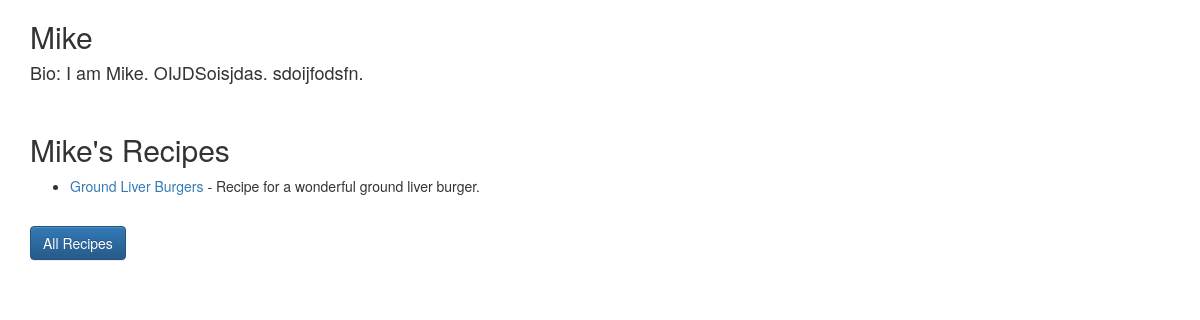
The app's page /author/2/, older data.
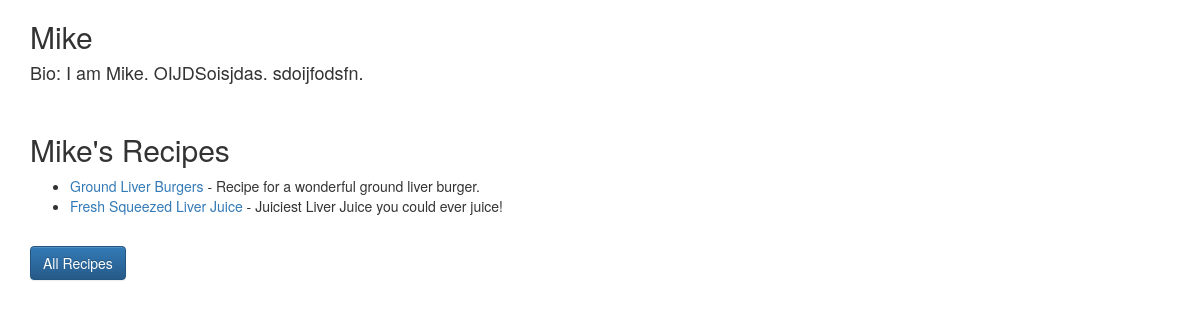
The same page, newer data.
### homepage/models.py (models this page shows, shortened)
class Author(models.Model):
    name = models.CharField(max_length=80)
    bio = models.TextField()

class Recipe(models.Model):
    title = models.CharField(max_length=50)
    author = models.ForeignKey(Author, on_delete=models.CASCADE)
    description = models.TextField()
    time_required = models.CharField(max_length=50)
    instructions = models.TextField()

### homepage/views.py (the view)
# urls.py: path('author/<int:author_id>/', author_detail),
def author_detail(request, author_id):
    selected_author = Author.objects.filter(id=author_id).first()
    author_recipes = Recipe.objects.filter(author=selected_author)
    return render(request, "author_detail.html", {"author": selected_author, "recipes": author_recipes})

### templates/author_detail.html (shortened to what this page needs)
<link rel="stylesheet" href="https://maxcdn.bootstrapcdn.com/bootstrap/3.3.7/css/bootstrap.min.css">
<link rel="stylesheet" href="https://maxcdn.bootstrapcdn.com/bootstrap/3.3.7/css/bootstrap-theme.min.css">
<div class="container">
    {% if not author %}
        <h1>The author you are looking for does not exist.</h1>
        {% else %}
        <h2>{{ author.name }}</h2>
        <h4>Bio: {{ author.bio }}</h4>
        <br>
        <h2>{{ author.name }}'s Recipes</h2>
        <ul>
        {% for post in recipes %}
        <li>
            <a href="/recipe/{{ post.id }}">{{ post.title }}</a> - {{ post.description }}
        </li>
        {% endfor %}
        </ul>
    {% endif %}
    <br>
    <a class="btn btn-primary" href='/' role="button">All Recipes</a>
</div>

Row changes from the older to the newer data that the page shows:
added Recipe: title "Fresh Squeezed Liver Juice", description "Juiciest Liver Juice you could ever juice!"
